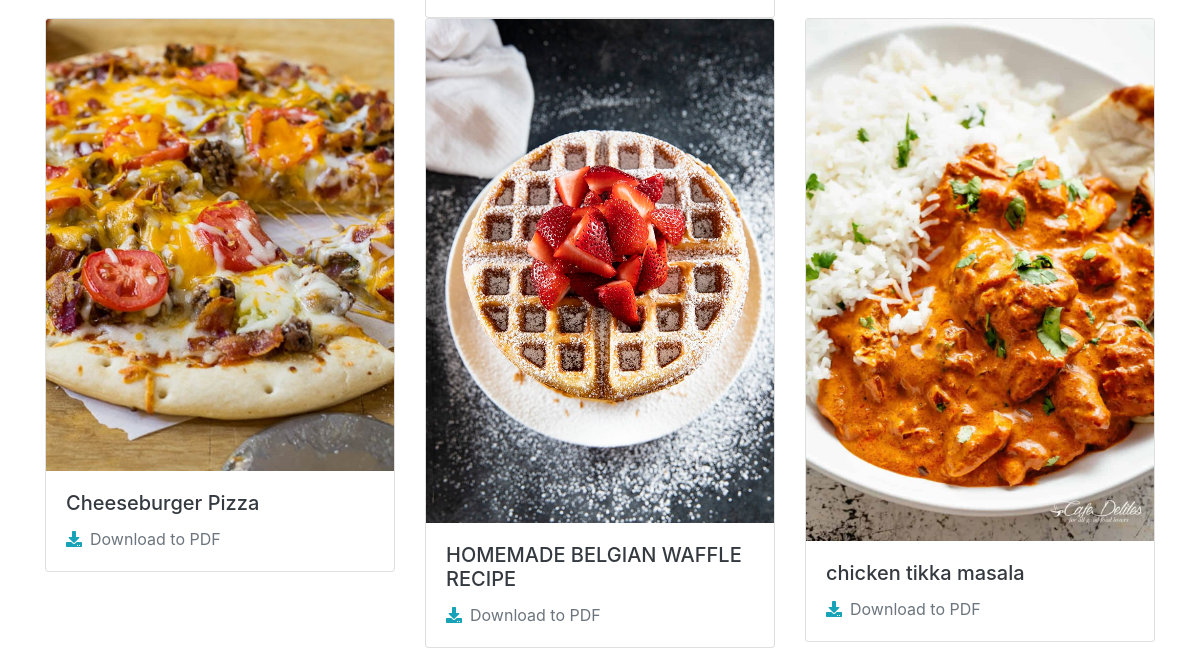
/home/ (signed in, lower part), run on an earlier commit of the app's database.
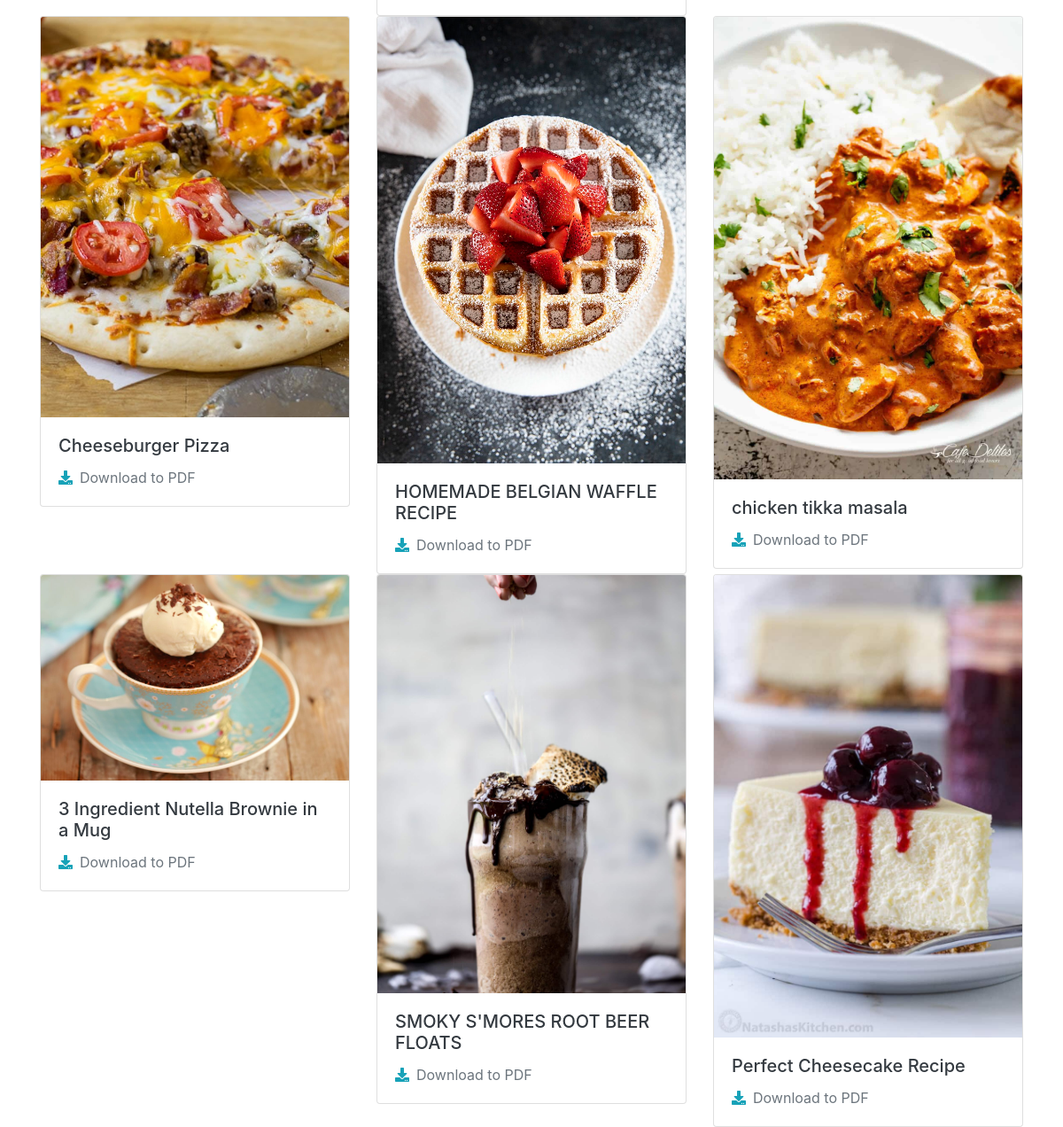
And on a later commit of the database.
### recipeApp/models.py (models this page shows, shortened)
class Recipe(models.Model):
    user_name = models.ForeignKey(User, on_delete=models.CASCADE, default=1)
    name = models.CharField(max_length=200)
    description = models.TextField()
    total_time = models.CharField(max_length=200)
    image = models.ImageField(default='recipe.jpg', upload_to='recipe_pics')
    ingredients = models.TextField()
    instructions = models.TextField()
    notes = models.TextField()

### recipeApp/views.py (the view)
# urls.py: path('', views.index, name="index"),
def index(request):
    recipes = Recipe.objects.all()
    search_name = request.GET.get('search_name')
    if search_name != '' and search_name is not None:
        recipes = recipes.filter(name__icontains=search_name)
    return render(request, 'recipeApp/index.html', {'recipes': recipes})

### recipeApp/templates/recipeApp/index.html (shortened to what this page needs)
{% extends 'recipeApp/base.html' %}
{% block body %}
{% if user.is_authenticated %}
<div class="container">
    <div class="row">
        {% for recipe in recipes%}
        <div class=" col-md-4 col-sm-6 col-12">
            <div class="card">
                <a href="{% url 'recipeApp:recipe' recipe.id %}">
                    <img class="card-img-top" src="{{recipe.image.url}}" alt="Card image cap">
              <div class="card-body">
                <h5 class="card-title text-dark">{{recipe.name}}</h5>
                  </a>
                  <a href="{%url 'recipeApp:recipe_pdf' recipe.id%}" class=" card-link text-secondary"><i class="fas mr-2 text-info fa-download"></i></i>Download to PDF</a>
              </div>
            </div>
        </div>
        {% endfor %}
{% endif %}
{% endblock %}

What changed in the data, as far as the page shows it:
added Recipe: image (picture), name "3 Ingredient Nutella Brownie in a Mug"
added Recipe: image (picture), name "SMOKY S'MORES ROOT BEER FLOATS"
added Recipe: image (picture), name "Perfect Cheesecake Recipe"
